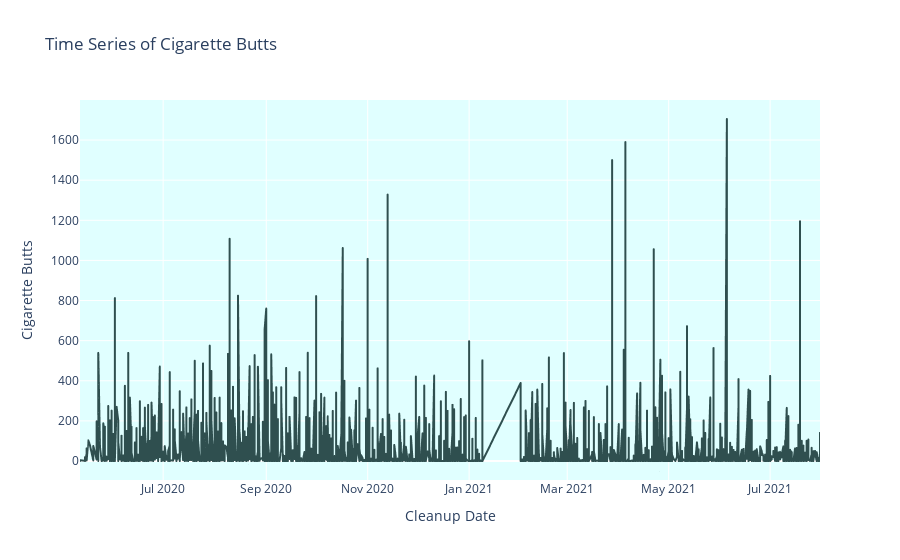

Notebook source saved alongside this figure:
### Code cell
data2 = data.sort_values(by="Cleanup Date")
plot = px.line(data2, x="Cleanup Date", y="Cigarette Butts", title="Time Series of Cigarette Butts", color_discrete_sequence=['darkslategray'])
plot.update_layout(plot_bgcolor='lightcyan')
plot.show()

### Figure 1 — Plotly figure (JSON) as saved in the notebook; plotly's stock layout.template omitted (floating-point values rounded to 4 significant figures; data arrays with more than 128 entries replaced by an {"elided": "..."} marker saying what was removed)
{"data": [{"hovertemplate": "Cleanup Date=%{x}<br>Cigarette Butts=%{y}<extra></extra>", "legendgroup": "", "line": {"color": "darkslategray", "dash": "solid"}, "marker": {"symbol": "circle"}, "mode": "lines", "name": "", "showlegend": false, "type": "scattergl", "x": {"elided": "3413 str values"}, "xaxis": "x", "y": {"elided": "3413 int values"}, "yaxis": "y"}], "layout": {"legend": {"tracegroupgap": 0}, "plot_bgcolor": "lightcyan", "title": {"text": "Time Series of Cigarette Butts"}, "xaxis": {"anchor": "y", "domain": [0, 1], "title": {"text": "Cleanup Date"}}, "yaxis": {"anchor": "x", "domain": [0, 1], "title": {"text": "Cigarette Butts"}}}}
